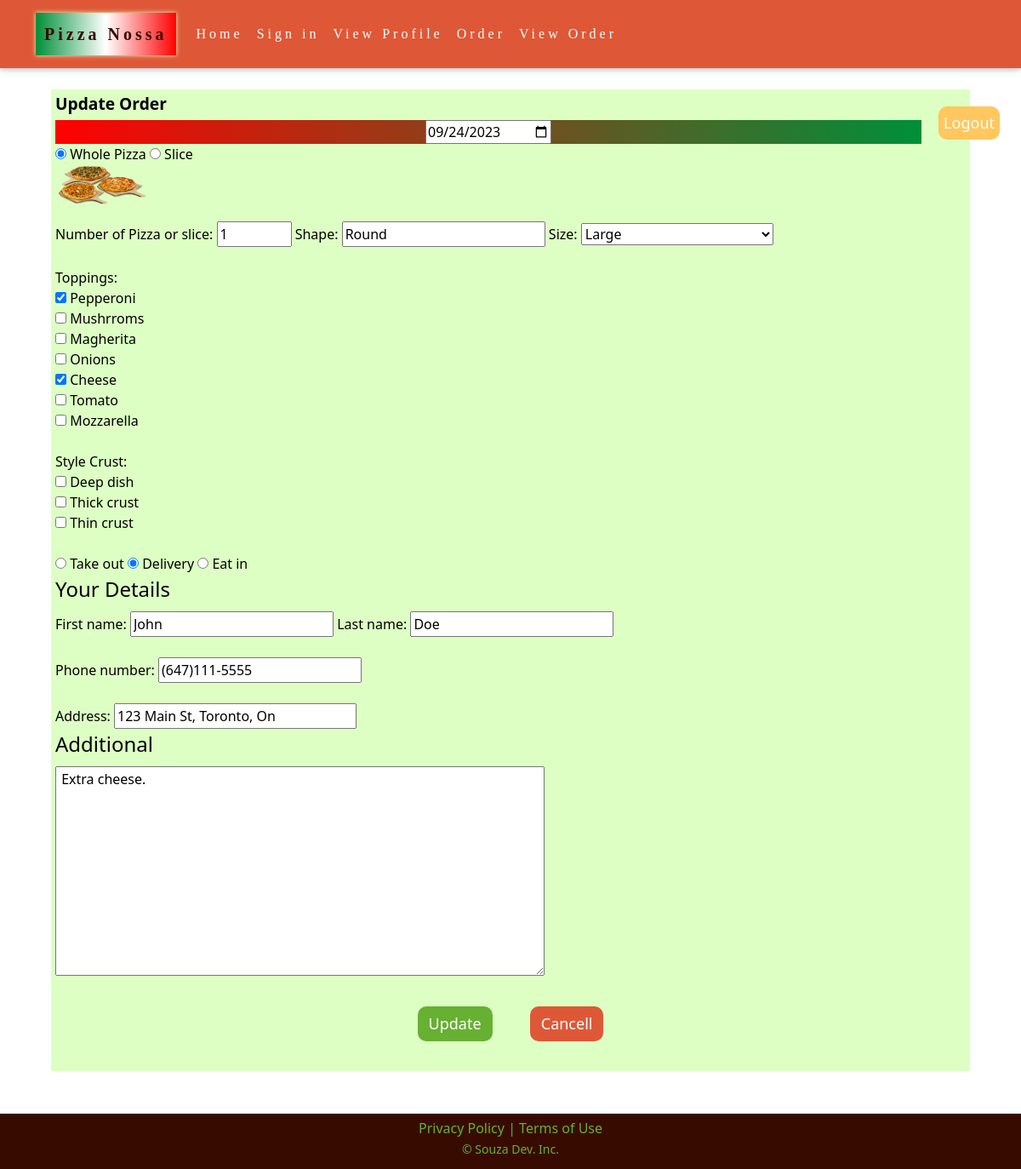
The page /updateOrder.php?editId=2 on the database its author committed.
### tables this page shows
CREATE TABLE ORDERPIZZA (
	ORDER_ID INT AUTO_INCREMENT NOT NULL,
    DAYDATE DATE NOT NULL,
    WHOLESLICEPIZZA VARCHAR(15) NOT NULL,
    NUMBERPIZZA INT NOT NULL,
    SHAPE VARCHAR(15) NOT NULL,
    SIZE VARCHAR(15) NOT NULL,
    TOPPINGS VARCHAR(255) NOT NULL,    
    STYLECRUST VARCHAR(255) NOT NULL,    
    TYPEDELIVERY VARCHAR(15) NOT NULL,
    FNAME VARCHAR(15) NOT NULL,
    LNAME VARCHAR(30) NOT NULL,
    PNUMBER VARCHAR(15) NOT NULL,
    C_ADDRESS VARCHAR(100) NOT NULL,
    ADDITIONAL TEXT,
    PRIMARY KEY (ORDER_ID)
);

### inc/database.php (called while the page is built, shortened)
<?php
    class ConnectionOperation {
        private $conn;
        public function connect_db() {
            $db_host = "localhost";
            $db_user = "root";
            $db_pass = "";
            $db_name = "PIZZANOSSADB";
            $this->conn = mysqli_connect($db_host, $db_user, $db_pass, $db_name);
        }
        public function readOrderByID($order_id) {
            $selectQueryByID = "SELECT * FROM ORDERPIZZA WHERE ORDER_ID = '$order_id'";
            $queryResult = mysqli_query($this->conn, $selectQueryByID);
            if ($queryResult->num_rows > 0) {
                $row = $queryResult->fetch_assoc();
                return $row;
            } else {
                echo "Not Found!";
            }
        }
    }
    $connectionOperation = new ConnectionOperation();
?>

### updateOrder.php (the view, shortened to what this page needs)
<?php
require_once('./inc/database.php');
require('./inc/globalHeader.php');
if (isset($_GET['editId'])) {
    $editId = $_GET['editId'];
    $editOrder = $connectionOperation->readOrderByID($editId);
?>
    <main>
        <div class="div-logout">
            <a class="btn btn-logout" href="logout.php">Logout</a>
        </div>
        <section>
            <form id="area" method="post" action="./inc/editOrder.php" enctype="multipart/form-data" class="orderPizzaNossa">
                <h4>Update Order</h4>
                <fieldset>
                    <div id="date-field">
                        <input type="date" name="daydate" value="<?php echo $editOrder['DAYDATE']; ?>" id="date">
                    </div>
                </fieldset>
                <fieldset>
                    <div id="wholeSlicePizza">
                        <input type="radio" name="wholeSlicePizza" id="wholePizza" value="Whole Pizza" <?php echo ($editOrder['WHOLESLICEPIZZA'] == "Whole Pizza") ? " checked" : "" ?>>
                        <label for="wholePizza">Whole Pizza</label>
                        <input type="radio" name="wholeSlicePizza" id="slicePizza" value="Slice" <?php echo ($editOrder['WHOLESLICEPIZZA'] == "Slice") ? " checked" : "" ?>>
                        <label for="slicePizza">Slice</label>
                        <figure>
                            <img src="img/menu-pizza.png" width="110" alt="Menu-pizza">
                        </figure>
                    </div>
                    <div>
                        <label for="numberPizza">Number of Pizza or slice:</label>
                        <input type="number" name="numberPizza" id="numberPizza" min="1" max="30" value="<?php echo $editOrder['NUMBERPIZZA']; ?>" required="">
                        <label for="shape">Shape:</label>
                        <input type="text" name="shape" id="shape" value="<?php echo $editOrder['SHAPE']; ?>" required="">
                        <label for="size-select">Size:</label>
                        <select name="size" id="size-select">
                            <option value="Large" <?php echo ($editOrder['SIZE'] == 'Large') ? 'selected' : ''; ?>>Large</option>
                        </select>
                    </div>
                    <br>
                    <div>
                        <label name="toppingsPizza">Toppings:</label>
                        <?php
                        $toppingsArray = explode(", ", $editOrder['TOPPINGS']);
                        ?>
                        <div>
                            <input type="checkbox" name="toppings[]" value="Pepperoni" id="pepperoni" <?php if (in_array("Pepperoni", $toppingsArray)) echo "checked"; ?>>
                            <label for="pepperoni">Pepperoni</label>
                        </div>
                        <div>
                            <input type="checkbox" name="toppings[]" value="Mushrroms" id="mushrroms" <?php if (in_array("Mushrroms", $toppingsArray)) echo "checked"; ?>>
                            <label for="mushrroms">Mushrroms</label>
                        </div>
                        <div>
                            <input type="checkbox" name="toppings[]" value="Magherita" id="magherita" <?php if (in_array("Magherita", $toppingsArray)) echo "checked"; ?>>
                            <label for="magherita">Magherita</label>
                        </div>
                        <div>
                            <input type="checkbox" name="toppings[]" value="Onions" id="onions" <?php if (in_array("Onions", $toppingsArray)) echo "checked"; ?>>
                            <label for="onions">Onions</label>
                        </div>
                        <div>
                            <input type="checkbox" name="toppings[]" value="Cheese" id="cheese" <?php if (in_array("Cheese", $toppingsArray)) echo "checked"; ?>>
                            <label for="cheese">Cheese</label>
                        </div>
                        <div>
                            <input type="checkbox" name="toppings[]" value="Tomato" id="tomato" <?php if (in_array("Tomato", $toppingsArray)) echo "checked"; ?>>
                            <label for="tomato">Tomato</label>
                        </div>
                        <div>
                            <input type="checkbox" name="toppings[]" value="Mozzarella" id="mozzarella" <?php if (in_array("Mozzarella", $toppingsArray)) echo "checked"; ?>>
                            <label for="mozzarella">Mozzarella</label>
                        </div>
                    </div>
                    <br>
                    <div>
                        <label name="styleCrustPizza">Style Crust:</label>
                        <?php
                        $styleCrustArray = explode(", ", $editOrder['STYLECRUST']);
                        ?>
                        <div>
                            <input type="checkbox" name="styleCrust[]" id="deepDish" value="Deep dish" <?php if (in_array("Deep dish", $styleCrustArray)) echo "checked"; ?>>
                            <label for="deepDish">Deep dish</label>
                        </div>
                        <div>
                            <input type="checkbox" name="styleCrust[]" id="thickCrust" value="Thick crust" <?php if (in_array("Thick crust", $styleCrustArray)) echo "checked"; ?>>
                            <label for="thickCrust">Thick crust</label>
                        </div>
                        <div>
                            <input type="checkbox" name="styleCrust[]" id="thinCrust" value="Thin crust" <?php if (in_array("Thin crust", $styleCrustArray)) echo "checked"; ?>>
                            <label for="thinCrust">Thin crust</label>
                        </div>
                    </div>
                    <br>
                    <div>
                        <div name="typeDeliveryPizza">
                            <input type="radio" name="typeDelivery[]" id="takeOut" value="Take out" <?php echo ($editOrder['TYPEDELIVERY'] == "Take out") ? " checked" : "" ?>>
                            <label for="takeOut">Take out</label>
                            <input type="radio" name="typeDelivery[]" id="delivery" value="Delivery" <?php echo ($editOrder['TYPEDELIVERY'] == "Delivery") ? " checked" : "" ?>>
                            <label for="delivery">Delivery</label>
                            <input type="radio" name="typeDelivery[]" id="eat-in" value="Eat in" <?php echo ($editOrder['TYPEDELIVERY'] == "Eat in") ? " checked" : "" ?>>
                            <label for="eat-in">Eat in</label>
                        </div>
                    </div>
                </fieldset>
                <fieldset>
                    <legend>Your Details</legend>
                    <div name="customerDetailsPizza">
                        <div>
                            <label for="fName">First name:</label>
                            <input type="text" name="fName" size="20" id="fName" value="<?php echo $editOrder['FNAME']; ?>" required="">
                            <label for="lName">Last name:</label>
                            <input type="text" name="lName" size="20" id="lName" value="<?php echo $editOrder['LNAME']; ?>" required="">
                        </div>
                        <br>
                        <div>
                            <label for="phone">Phone number:</label>
                            <input type="tel" name="pnumber" id="phone" value="<?php echo $editOrder['PNUMBER']; ?>" required="">
                        </div>
                        <br>
                        <div>
                            <label for="address">Address:</label>
                            <input type="text" name="c_address" id="address" size="25" value="<?php echo $editOrder['C_ADDRESS']; ?>" required="">
                        </div>
                    </div>
                </fieldset>
                <fieldset>
                    <legend>Additional</legend>
                    <textarea name="additional" id="additional" cols="60" rows="10"> <?php echo $editOrder['ADDITIONAL']; ?></textarea>
                </fieldset>
                <div class="button-submit-reset">
                    <button class="btn btn-send" name="submit" type="submit" id="">Update</button>
                    <button class="btn btn-noSend" name="reset" id="">
                        <a href="viewOrder.php?>">
                            Cancell
                        </a>
                    </button>
                </div>
            </form>
        </section>
    </main>
<?php
    require('./inc/globalFooter.php');
} else {
    header("Location: viewProfile.php");
    exit;
}
?>

### css/style.css (style rules this page uses)
html { font-family: 'Montserrat Alternates', sans-serif; background-color: #FFFFFF; font-size: 16px; }
body { margin: 0 auto; min-width: 390px; max-width: 1280px; color: #380B00; box-shadow: 0 0 20px #DDFFC4; }
h4 { font-size: 1.2rem; font-weight: bold; }
main { margin: 5px; padding-top: 100px; padding-bottom: 45px; }
#date-field { display: flex; justify-content: center; font-weight: bold; background: rgb(255, 0, 0); background: linear-gradient(90deg, rgba(255, 0, 0, 0.9949229691876751) 0%, rgba(0, 143, 57, 1) 100%); color: white; }
#area { margin: 0 auto; min-width: 390px; max-width: 1080px; color: black; padding: 5px; }
.button-submit-reset { text-align: center; padding: 10px; }
.btn-send { background-color: #66B032; }
.btn-noSend { background-color: #DE5837; }
.btn-noSend > a { text-decoration: none; color: #FFFFFF; }
.btn-logout { background-color: rgb(255, 199, 94); padding: 5px; float: right; }
.btn-send, .btn-noSend, .btn-logout { font-size: large; border-radius: 10px; transition: transform 0.3s; margin: 20px; outline: none; color: #FFFFFF; }
.orderPizzaNossa { background-color: #DDFFC4; }

### rows shown on the page
orderpizza: daydate "09/24/2023", WHOLESLICEPIZZA "☑ Whole Pizza", WHOLESLICEPIZZA "☐ Slice", numberPizza "1", shape "Round", size "Large", TOPPINGS "☑", TYPEDELIVERY "☐ Take out", TYPEDELIVERY "☑ Delivery", TYPEDELIVERY "☐ Eat in", fName "John", lName "Doe", pnumber "(647)111-5555", c_address "123 Main St, Toronto, On", additional "Extra cheese."
